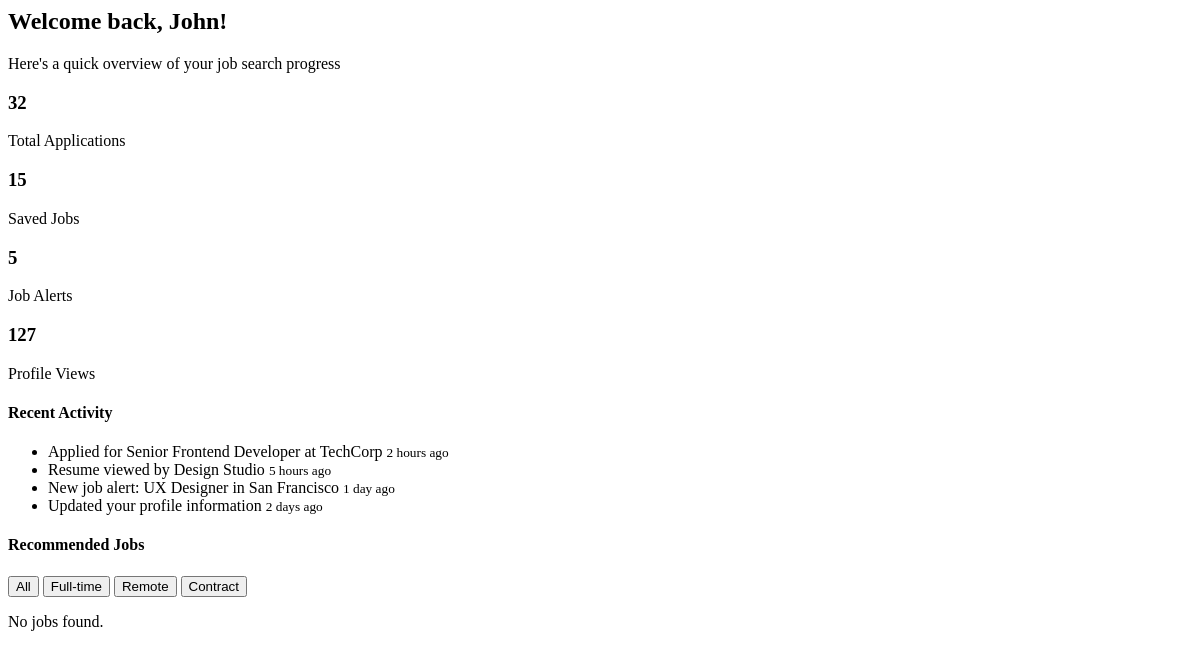
The app's page /jobSeeker/Dashbord.php, older data.
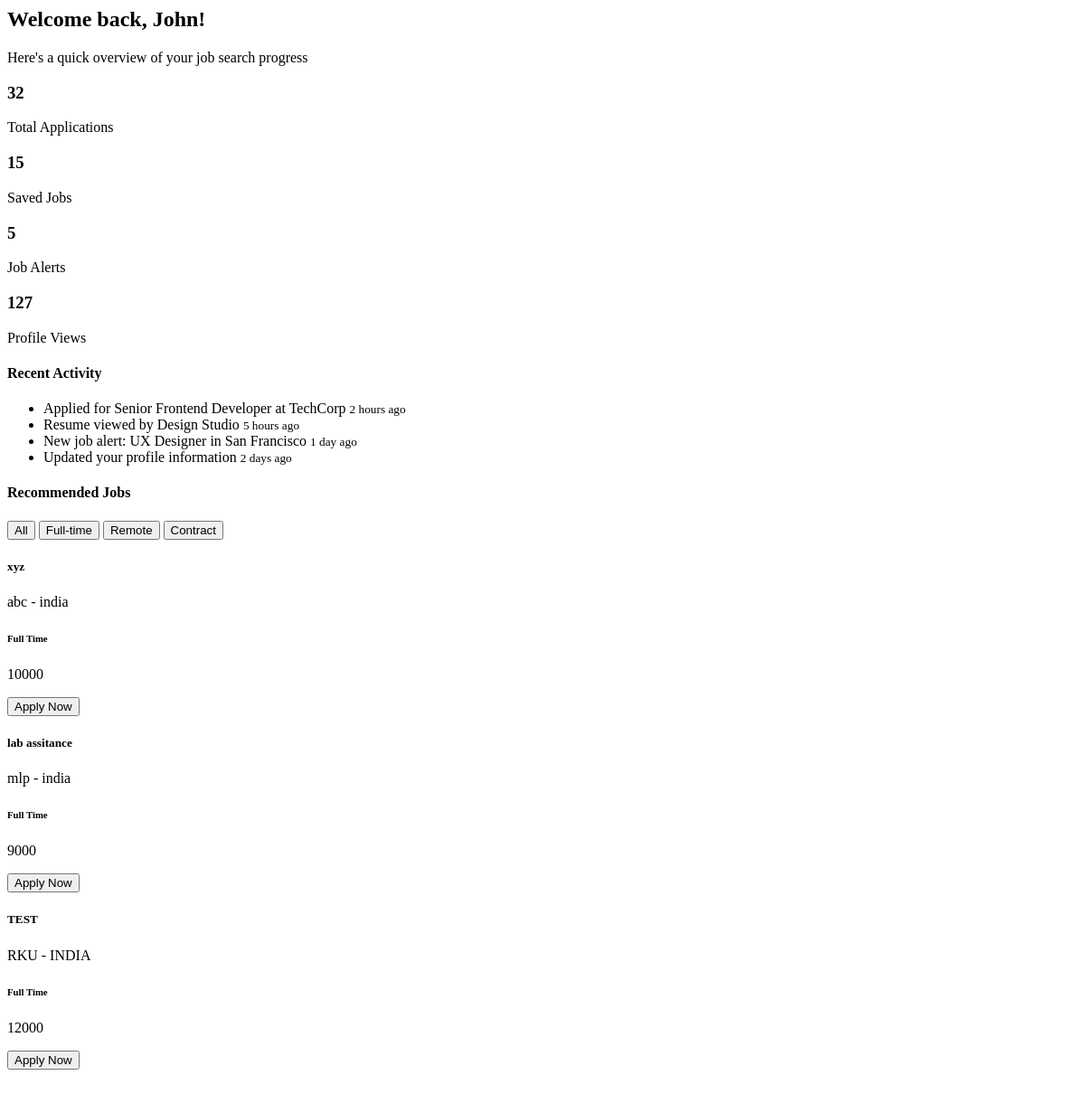
The same page, newer data.
### tables this page shows
CREATE TABLE `totaljobs` (
  `id` int(11) NOT NULL,
  `job_id` varchar(100) NOT NULL,
  `salary` varchar(100) DEFAULT NULL,
  `openings` int(11) DEFAULT NULL,
  `posted_on` date DEFAULT NULL,
  `last_date` date DEFAULT NULL,
  `company_name` varchar(255) DEFAULT NULL,
  `job_title` varchar(255) DEFAULT NULL,
  `organisation_type` varchar(100) DEFAULT NULL,
  `functional_area` varchar(100) DEFAULT NULL,
  `functional_role` varchar(100) DEFAULT NULL,
  `job_description` text DEFAULT NULL,
  `requirements` text DEFAULT NULL,
  `qualification` varchar(100) DEFAULT NULL,
  `country` varchar(100) DEFAULT NULL,
  `occupation` varchar(100) DEFAULT NULL,
  `job_type` varchar(50) DEFAULT NULL,
  `gender_preference` varchar(20) DEFAULT NULL,
  `ex_servicemen_preferred` enum('Yes','No') DEFAULT 'No',
  `status` varchar(20) DEFAULT 'Active',
  `category` varchar(100) NOT NULL,
  `employee_id` int(11) DEFAULT NULL,
  `added_by` varchar(255) DEFAULT NULL
);

### jobSeeker/Dashbord.php (the view, shortened to what this page needs)
<?php
include('connection.php');
?>
<body>
    <div class="dashboard-container">
        <header>
            <h2>Welcome back, John!</h2>
            <p>Here's a quick overview of your job search progress</p>
        </header>
        <section class="stats">
            <div class="stat-box">
                <h3>32</h3>
                <p>Total Applications</p>
            </div>
            <div class="stat-box">
                <h3>15</h3>
                <p>Saved Jobs</p>
            </div>
            <div class="stat-box">
                <h3>5</h3>
                <p>Job Alerts</p>
            </div>
            <div class="stat-box">
                <h3>127</h3>
                <p>Profile Views</p>
            </div>
        </section>
        <section class="activity">
            <h4>Recent Activity</h4>
            <ul>
                <li><span class="dot blue"></span>Applied for Senior Frontend Developer at TechCorp <small>2 hours ago</small></li>
                <li><span class="dot purple"></span>Resume viewed by Design Studio <small>5 hours ago</small></li>
                <li><span class="dot green"></span>New job alert: UX Designer in San Francisco <small>1 day ago</small></li>
                <li><span class="dot orange"></span>Updated your profile information <small>2 days ago</small></li>
            </ul>
        </section>
        <section class="jobs">
            <div class="jobs-header">
                <h4>Recommended Jobs</h4>
                <div class="filters">
                    <button class="active">All</button>
                    <button>Full-time</button>
                    <button>Remote</button>
                    <button>Contract</button>
                </div>
            </div>
            <div class="job-cards">
                <?php
                $sql = mysqli_query($con, "SELECT * FROM totaljobs"); ?>
                <?php if (mysqli_num_rows($sql) > 0):
                    while ($row = mysqli_fetch_assoc($sql)):  ?>
                        <div class="job-card">
                            <h5><?php echo htmlspecialchars($row['job_title']); ?></h5>
                            <p><?php echo htmlspecialchars($row['company_name']) . " - " . htmlspecialchars($row['country']); ?></p>
                            <h6><?php echo htmlspecialchars($row['job_type']) ?></h6>
                            <p class="salary"><?php echo htmlspecialchars($row['salary']); ?></p>
                            <button>Apply Now</button>
                        </div>
                    <?php endwhile; ?>
                <?php else: ?>
                    <p>No jobs found.</p>
                <?php endif; ?>
            </div>
        </section>
        <div id="chartContainer" style="height: 370px; width: 100%;"></div>
    </div>
</body>

Row changes from the older to the newer data that the page shows:
added totaljobs: job_title "xyz", company_name "abc", country "india", job_type "Full Time", salary "10000"
added totaljobs: job_title "lab assitance", company_name "mlp", country "india", job_type "Full Time", salary "9000"
added totaljobs: job_title "TEST", company_name "RKU", country "INDIA", job_type "Full Time", salary "12000"
Text that changed along with them:
text no longer shown: "No jobs found."
